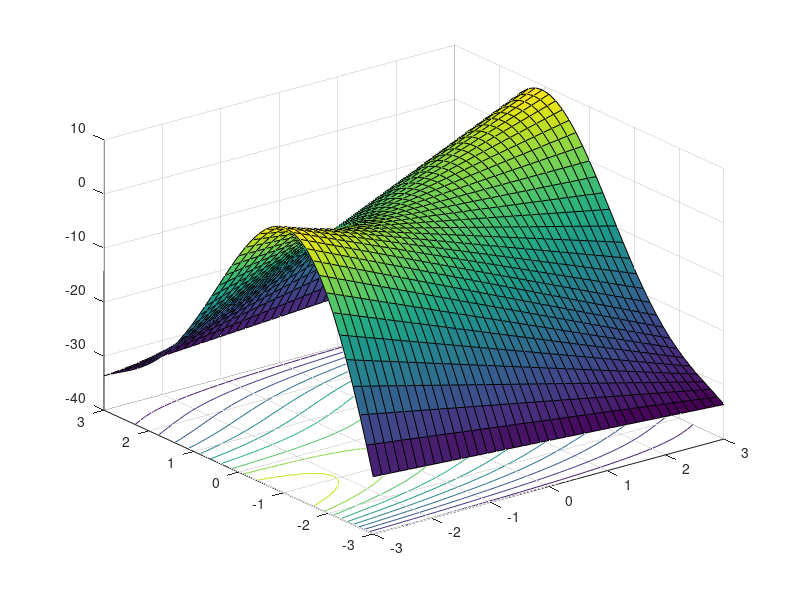

MATLAB code to generate this figure:
[X, Y] = meshgrid(-3:0.15:3);
Z=X.^2+Y.^2;
plot3(X,Y,Z);
grid;

[X, Y] = meshgrid(-3:0.15:3);
G=5*X.*sin(Y)-3.5*Y.^2;
plot3(X,Y,G);
mesh(X,Y,G);
surf(X,Y,G);
surfc(X,Y,G);